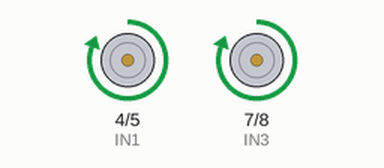
Simulated run of this sketch. Board: Arduino Uno, built with avr-gcc and run on an emulated ATmega328P. Shown: motor-driver pin pairs drawn as motors (green arrow = first pin HIGH = forward, orange = second pin HIGH = backward, longer = more drive, scaled by the enable pin).

Above: at 1.5 s.
At 3.5 s:
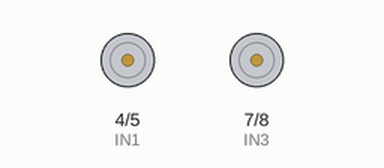
At 5.5 s:
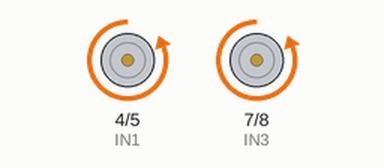
Timing chart, 0 to 10.4 s (numbered marks = the images above):
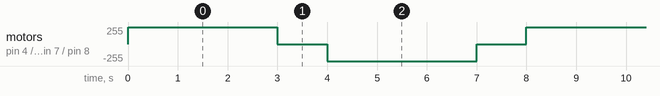

Measured:
- by itself, motor on pin 4 (IN1) / pin 5 (IN2), motor on pin 7 (IN3) / pin 8 (IN4): repeats every 8.0 s: stopped 1.0 s, backward 255/255 3.0 s, stopped 1.0 s, forward 255/255 3.0 s

The sketch:

simulate-code.ino
```cpp
#define ENA 6
#define IN1 4
#define IN2 5

#define ENB 9
#define IN3 7
#define IN4 8

void setup() {
  pinMode(ENA, OUTPUT);
  pinMode(IN1, OUTPUT);
  pinMode(IN2, OUTPUT);

  pinMode(ENB, OUTPUT);
  pinMode(IN3, OUTPUT);
  pinMode(IN4, OUTPUT);

  // Full speed
  analogWrite(ENA, 255);
  analogWrite(ENB, 255);
}

void loop() {
  forward();
  delay(3000);

  stopMotors();
  delay(1000);

  backward();
  delay(3000);

  stopMotors();
  delay(1000);
}

void forward() {
  digitalWrite(IN1, HIGH);
  digitalWrite(IN2, LOW);

  digitalWrite(IN3, HIGH);
  digitalWrite(IN4, LOW);
}

void backward() {
  digitalWrite(IN1, LOW);
  digitalWrite(IN2, HIGH);

  digitalWrite(IN3, LOW);
  digitalWrite(IN4, HIGH);
}

void left() {
  digitalWrite(IN1, LOW);
  digitalWrite(IN2, HIGH);

  digitalWrite(IN3, HIGH);
  digitalWrite(IN4, LOW);
}

void right() {
  digitalWrite(IN1, HIGH);
  digitalWrite(IN2, LOW);

  digitalWrite(IN3, LOW);
  digitalWrite(IN4, HIGH);
}

void stopMotors() {
  digitalWrite(IN1, LOW);
  digitalWrite(IN2, LOW);

  digitalWrite(IN3, LOW);
  digitalWrite(IN4, LOW);
}
```
